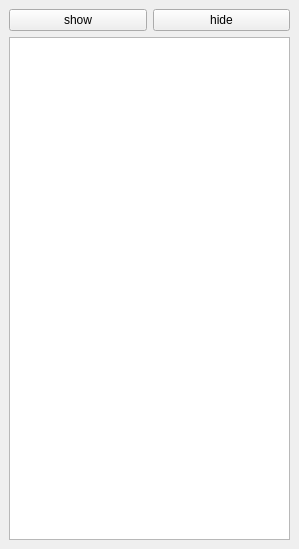
<?xml version="1.0" encoding="UTF-8"?>
<ui version="4.0">
 <class>searchDock</class>
 <widget class="QDockWidget" name="searchDock">
  <property name="geometry">
   <rect>
    <x>0</x>
    <y>0</y>
    <width>299</width>
    <height>549</height>
   </rect>
  </property>
  <property name="windowTitle">
   <string>DockWidget</string>
  </property>
  <widget class="QWidget" name="dockWidgetContents">
   <layout class="QVBoxLayout" name="verticalLayout">
    <item>
     <layout class="QHBoxLayout" name="horizontalLayout">
      <item>
       <widget class="QPushButton" name="showButton">
        <property name="text">
         <string>show</string>
        </property>
       </widget>
      </item>
      <item>
       <widget class="QPushButton" name="hideButton">
        <property name="text">
         <string>hide</string>
        </property>
       </widget>
      </item>
     </layout>
    </item>
    <item>
     <widget class="QTableView" name="tableView">
      <property name="editTriggers">
       <set>QAbstractItemView::NoEditTriggers</set>
      </property>
      <property name="selectionMode">
       <enum>QAbstractItemView::SingleSelection</enum>
      </property>
      <property name="selectionBehavior">
       <enum>QAbstractItemView::SelectRows</enum>
      </property>
      <property name="textElideMode">
       <enum>Qt::ElideMiddle</enum>
      </property>
      <property name="gridStyle">
       <enum>Qt::NoPen</enum>
      </property>
      <property name="wordWrap">
       <bool>false</bool>
      </property>
      <property name="cornerButtonEnabled">
       <bool>false</bool>
      </property>
     </widget>
    </item>
   </layout>
  </widget>
 </widget>
 <resources/>
 <connections/>
</ui>
